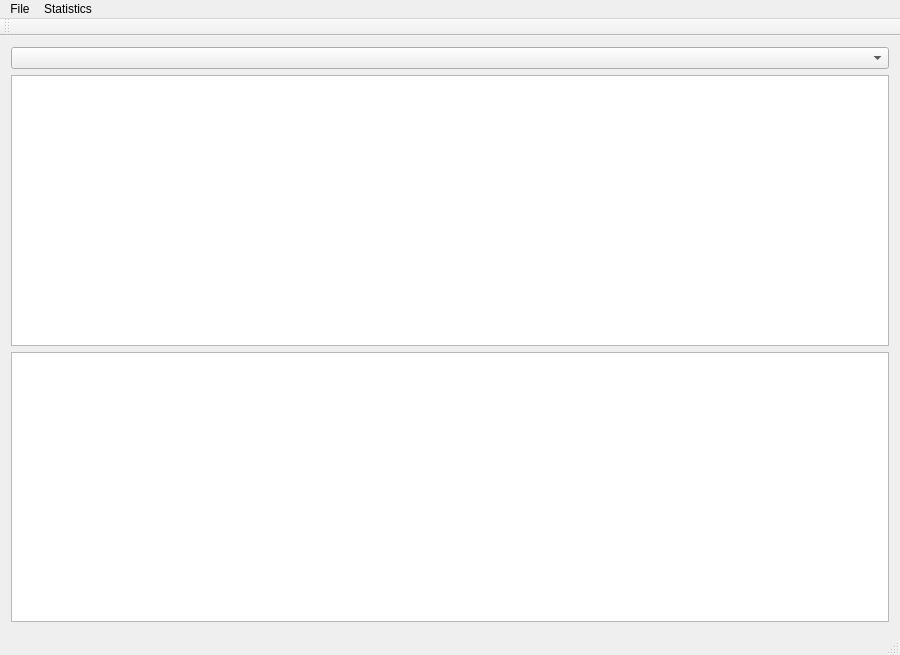
<?xml version="1.0" encoding="UTF-8"?>
<ui version="4.0">
 <class>MainWindow</class>
 <widget class="QMainWindow" name="MainWindow">
  <property name="geometry">
   <rect>
    <x>0</x>
    <y>0</y>
    <width>900</width>
    <height>655</height>
   </rect>
  </property>
  <property name="windowTitle">
   <string>MainWindow</string>
  </property>
  <widget class="QWidget" name="centralWidget">
   <layout class="QGridLayout" name="gridLayout">
    <item row="1" column="0">
     <widget class="QTableWidget" name="tableWidget">
      <property name="alternatingRowColors">
       <bool>true</bool>
      </property>
      <property name="sortingEnabled">
       <bool>true</bool>
      </property>
     </widget>
    </item>
    <item row="2" column="0">
     <widget class="QPlainTextEdit" name="plainTextEdit">
      <property name="readOnly">
       <bool>true</bool>
      </property>
      <property name="tabStopWidth">
       <number>20</number>
      </property>
     </widget>
    </item>
    <item row="0" column="0">
     <widget class="QComboBox" name="comboBox"/>
    </item>
   </layout>
  </widget>
  <widget class="QMenuBar" name="menuBar">
   <property name="geometry">
    <rect>
     <x>0</x>
     <y>0</y>
     <width>900</width>
     <height>22</height>
    </rect>
   </property>
   <widget class="QMenu" name="menuFile">
    <property name="title">
     <string>File</string>
    </property>
    <addaction name="actionOpen_EVA_Results"/>
    <addaction name="actionReload_EVA_File"/>
   </widget>
   <widget class="QMenu" name="menuStatistics">
    <property name="title">
     <string>Statistics</string>
    </property>
    <addaction name="actionGenerate_Statistics"/>
   </widget>
   <addaction name="menuFile"/>
   <addaction name="menuStatistics"/>
  </widget>
  <widget class="QToolBar" name="mainToolBar">
   <attribute name="toolBarArea">
    <enum>TopToolBarArea</enum>
   </attribute>
   <attribute name="toolBarBreak">
    <bool>false</bool>
   </attribute>
  </widget>
  <widget class="QStatusBar" name="statusBar"/>
  <action name="actionOpen_EVA_Results">
   <property name="text">
    <string>Open EVA File</string>
   </property>
  </action>
  <action name="actionSave_Statistic_Results">
   <property name="text">
    <string>Save Statistic Results</string>
   </property>
  </action>
  <action name="actionGenerate_Statistics">
   <property name="text">
    <string>Generate Statistics</string>
   </property>
  </action>
  <action name="actionReload_EVA_File">
   <property name="text">
    <string>Reload EVA File</string>
   </property>
  </action>
 </widget>
 <layoutdefault spacing="6" margin="11"/>
 <resources/>
 <connections/>
</ui>
